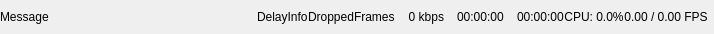
<?xml version="1.0" encoding="UTF-8"?>
<ui version="4.0">
 <class>StatusBarWidget</class>
 <widget class="QWidget" name="StatusBarWidget">
  <property name="geometry">
   <rect>
    <x>0</x>
    <y>0</y>
    <width>714</width>
    <height>34</height>
   </rect>
  </property>
   <property name="minimumSize">
    <size>
     <width>0</width>
     <height>24</height>
    </size>
   </property>
  <property name="windowTitle">
   <string>Form</string>
  </property>
  <layout class="QHBoxLayout" name="horizontalLayout">
   <property name="spacing">
    <number>0</number>
   </property>
   <property name="leftMargin">
    <number>0</number>
   </property>
   <property name="topMargin">
    <number>0</number>
   </property>
   <property name="rightMargin">
    <number>6</number>
   </property>
   <property name="bottomMargin">
    <number>0</number>
   </property>
   <item>
    <widget class="QFrame" name="messageFrame">
     <property name="sizePolicy">
      <sizepolicy hsizetype="Expanding" vsizetype="Preferred">
       <horstretch>0</horstretch>
       <verstretch>0</verstretch>
      </sizepolicy>
     </property>
     <property name="styleSheet">
      <string notr="true">border: none;</string>
     </property>
     <property name="frameShape">
      <enum>QFrame::Shape::NoFrame</enum>
     </property>
     <property name="frameShadow">
      <enum>QFrame::Shadow::Plain</enum>
     </property>
     <layout class="QHBoxLayout" name="horizontalLayout_9">
      <property name="leftMargin">
       <number>0</number>
      </property>
      <property name="topMargin">
       <number>0</number>
      </property>
      <property name="rightMargin">
       <number>0</number>
      </property>
      <property name="bottomMargin">
       <number>0</number>
      </property>
      <item>
       <widget class="QLabel" name="message">
        <property name="sizePolicy">
         <sizepolicy hsizetype="Ignored" vsizetype="Maximum">
          <horstretch>0</horstretch>
          <verstretch>0</verstretch>
         </sizepolicy>
        </property>
        <property name="text">
         <string>Message</string>
        </property>
       </widget>
      </item>
     </layout>
    </widget>
   </item>
   <item>
    <widget class="QFrame" name="delayFrame">
     <property name="frameShape">
      <enum>QFrame::Shape::NoFrame</enum>
     </property>
     <property name="frameShadow">
      <enum>QFrame::Shadow::Plain</enum>
     </property>
     <property name="lineWidth">
      <number>0</number>
     </property>
     <layout class="QHBoxLayout" name="horizontalLayout_7">
      <property name="leftMargin">
       <number>0</number>
      </property>
      <property name="topMargin">
       <number>0</number>
      </property>
      <property name="rightMargin">
       <number>0</number>
      </property>
      <property name="bottomMargin">
       <number>0</number>
      </property>
      <item>
       <widget class="QLabel" name="delayInfo">
        <property name="sizePolicy">
         <sizepolicy hsizetype="Maximum" vsizetype="Maximum">
          <horstretch>0</horstretch>
          <verstretch>0</verstretch>
         </sizepolicy>
        </property>
        <property name="text">
         <string>DelayInfo</string>
        </property>
       </widget>
      </item>
     </layout>
    </widget>
   </item>
   <item>
    <widget class="QFrame" name="issuesFrame">
     <property name="frameShape">
      <enum>QFrame::Shape::NoFrame</enum>
     </property>
     <property name="frameShadow">
      <enum>QFrame::Shadow::Plain</enum>
     </property>
     <property name="lineWidth">
      <number>0</number>
     </property>
     <layout class="QHBoxLayout" name="horizontalLayout_6">
      <property name="leftMargin">
       <number>0</number>
      </property>
      <property name="topMargin">
       <number>0</number>
      </property>
      <property name="rightMargin">
       <number>0</number>
      </property>
      <property name="bottomMargin">
       <number>0</number>
      </property>
      <item>
       <widget class="QLabel" name="droppedFrames">
        <property name="sizePolicy">
         <sizepolicy hsizetype="Maximum" vsizetype="Maximum">
          <horstretch>0</horstretch>
          <verstretch>0</verstretch>
         </sizepolicy>
        </property>
        <property name="text">
         <string>DroppedFrames</string>
        </property>
       </widget>
      </item>
     </layout>
    </widget>
   </item>
   <item>
    <widget class="QFrame" name="networkFrame">
     <property name="frameShape">
      <enum>QFrame::Shape::NoFrame</enum>
     </property>
     <property name="frameShadow">
      <enum>QFrame::Shadow::Plain</enum>
     </property>
     <property name="lineWidth">
      <number>0</number>
     </property>
     <layout class="QHBoxLayout" name="horizontalLayout_4">
      <property name="spacing">
       <number>6</number>
      </property>
      <property name="leftMargin">
       <number>0</number>
      </property>
      <property name="topMargin">
       <number>0</number>
      </property>
      <property name="rightMargin">
       <number>0</number>
      </property>
      <property name="bottomMargin">
       <number>0</number>
      </property>
      <item>
       <widget class="QLabel" name="statusIcon">
        <property name="sizePolicy">
         <sizepolicy hsizetype="Maximum" vsizetype="Maximum">
          <horstretch>0</horstretch>
          <verstretch>0</verstretch>
         </sizepolicy>
        </property>
        <property name="text">
         <string/>
        </property>
        <property name="pixmap">
         <pixmap resource="obs.qrc">:/res/images/network-inactive.svg</pixmap>
        </property>
       </widget>
      </item>
      <item>
       <widget class="QLabel" name="kbps">
        <property name="enabled">
         <bool>true</bool>
        </property>
        <property name="sizePolicy">
         <sizepolicy hsizetype="Maximum" vsizetype="Maximum">
          <horstretch>0</horstretch>
          <verstretch>0</verstretch>
         </sizepolicy>
        </property>
        <property name="text">
         <string>0 kbps</string>
        </property>
        <property name="alignment">
         <set>Qt::AlignmentFlag::AlignRight|Qt::AlignmentFlag::AlignTrailing|Qt::AlignmentFlag::AlignVCenter</set>
        </property>
       </widget>
      </item>
     </layout>
    </widget>
   </item>
   <item>
    <widget class="QFrame" name="streamFrame">
     <property name="frameShape">
      <enum>QFrame::Shape::NoFrame</enum>
     </property>
     <property name="frameShadow">
      <enum>QFrame::Shadow::Plain</enum>
     </property>
     <property name="lineWidth">
      <number>0</number>
     </property>
     <layout class="QHBoxLayout" name="horizontalLayout_3">
      <property name="leftMargin">
       <number>0</number>
      </property>
      <property name="topMargin">
       <number>0</number>
      </property>
      <property name="rightMargin">
       <number>0</number>
      </property>
      <property name="bottomMargin">
       <number>0</number>
      </property>
      <item>
       <widget class="QLabel" name="streamIcon">
        <property name="sizePolicy">
         <sizepolicy hsizetype="Maximum" vsizetype="Maximum">
          <horstretch>0</horstretch>
          <verstretch>0</verstretch>
         </sizepolicy>
        </property>
        <property name="text">
         <string/>
        </property>
        <property name="pixmap">
         <pixmap resource="obs.qrc">:/res/images/streaming-inactive.svg</pixmap>
        </property>
        <property name="scaledContents">
         <bool>false</bool>
        </property>
       </widget>
      </item>
      <item>
       <widget class="QLabel" name="streamTime">
        <property name="enabled">
         <bool>true</bool>
        </property>
        <property name="sizePolicy">
         <sizepolicy hsizetype="Maximum" vsizetype="Maximum">
          <horstretch>0</horstretch>
          <verstretch>0</verstretch>
         </sizepolicy>
        </property>
        <property name="text">
         <string>00:00:00</string>
        </property>
       </widget>
      </item>
     </layout>
    </widget>
   </item>
   <item>
    <widget class="QFrame" name="recordFrame">
     <property name="sizePolicy">
      <sizepolicy hsizetype="Preferred" vsizetype="Preferred">
       <horstretch>0</horstretch>
       <verstretch>0</verstretch>
      </sizepolicy>
     </property>
     <property name="frameShape">
      <enum>QFrame::Shape::NoFrame</enum>
     </property>
     <property name="frameShadow">
      <enum>QFrame::Shadow::Plain</enum>
     </property>
     <property name="lineWidth">
      <number>0</number>
     </property>
     <layout class="QHBoxLayout" name="horizontalLayout_2">
      <property name="leftMargin">
       <number>0</number>
      </property>
      <property name="topMargin">
       <number>0</number>
      </property>
      <property name="rightMargin">
       <number>0</number>
      </property>
      <property name="bottomMargin">
       <number>0</number>
      </property>
      <item>
       <widget class="QLabel" name="recordIcon">
        <property name="sizePolicy">
         <sizepolicy hsizetype="Maximum" vsizetype="Maximum">
          <horstretch>0</horstretch>
          <verstretch>0</verstretch>
         </sizepolicy>
        </property>
        <property name="text">
         <string/>
        </property>
        <property name="pixmap">
         <pixmap resource="obs.qrc">:/res/images/recording-inactive.svg</pixmap>
        </property>
        <property name="scaledContents">
         <bool>false</bool>
        </property>
       </widget>
      </item>
      <item>
       <widget class="QLabel" name="recordTime">
        <property name="enabled">
         <bool>true</bool>
        </property>
        <property name="sizePolicy">
         <sizepolicy hsizetype="Maximum" vsizetype="Maximum">
          <horstretch>0</horstretch>
          <verstretch>0</verstretch>
         </sizepolicy>
        </property>
        <property name="text">
         <string>00:00:00</string>
        </property>
       </widget>
      </item>
     </layout>
    </widget>
   </item>
   <item>
    <widget class="QFrame" name="cpuFrame">
     <property name="frameShape">
      <enum>QFrame::Shape::NoFrame</enum>
     </property>
     <property name="frameShadow">
      <enum>QFrame::Shadow::Plain</enum>
     </property>
     <property name="lineWidth">
      <number>0</number>
     </property>
     <layout class="QHBoxLayout" name="horizontalLayout_5">
      <property name="leftMargin">
       <number>0</number>
      </property>
      <property name="topMargin">
       <number>0</number>
      </property>
      <property name="rightMargin">
       <number>0</number>
      </property>
      <property name="bottomMargin">
       <number>0</number>
      </property>
      <item>
       <widget class="QLabel" name="cpuUsage">
        <property name="sizePolicy">
         <sizepolicy hsizetype="Maximum" vsizetype="Maximum">
          <horstretch>0</horstretch>
          <verstretch>0</verstretch>
         </sizepolicy>
        </property>
        <property name="text">
         <string>CPU: 0.0%</string>
        </property>
        <property name="alignment">
         <set>Qt::AlignmentFlag::AlignCenter</set>
        </property>
       </widget>
      </item>
     </layout>
    </widget>
   </item>
   <item>
    <widget class="QFrame" name="fpsFrame">
     <property name="frameShape">
      <enum>QFrame::Shape::NoFrame</enum>
     </property>
     <property name="frameShadow">
      <enum>QFrame::Shadow::Plain</enum>
     </property>
     <property name="lineWidth">
      <number>0</number>
     </property>
     <layout class="QHBoxLayout" name="horizontalLayout_8">
      <property name="leftMargin">
       <number>0</number>
      </property>
      <property name="topMargin">
       <number>0</number>
      </property>
      <property name="rightMargin">
       <number>0</number>
      </property>
      <property name="bottomMargin">
       <number>0</number>
      </property>
      <item>
       <widget class="QLabel" name="fpsCurrent">
        <property name="sizePolicy">
         <sizepolicy hsizetype="Maximum" vsizetype="Maximum">
          <horstretch>0</horstretch>
          <verstretch>0</verstretch>
         </sizepolicy>
        </property>
        <property name="text">
         <string>0.00 / 0.00 FPS</string>
        </property>
        <property name="alignment">
         <set>Qt::AlignmentFlag::AlignCenter</set>
        </property>
       </widget>
      </item>
     </layout>
    </widget>
   </item>
  </layout>
 </widget>
 <resources>
  <include location="obs.qrc"/>
 </resources>
 <connections/>
</ui>
